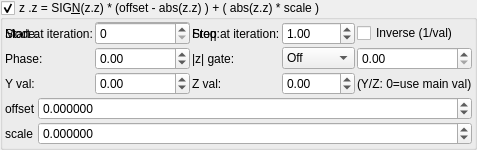
    <widget class="MyGroupBox" name="groupCheck_transf_function_enabledE_false">
     <property name="title">
      <string>z .z = SIG&amp;N(z.z) * (offset - abs(z.z) ) + ( abs(z.z) * scale )</string>
     </property>
     <property name="checkable">
      <bool>true</bool>
     </property>
     <layout class="QVBoxLayout" name="verticalLayout_12" stretch="0,0">
      <property name="spacing">
       <number>2</number>
      </property>
      <property name="leftMargin">
       <number>2</number>
      </property>
      <property name="topMargin">
       <number>2</number>
      </property>
      <property name="rightMargin">
       <number>2</number>
      </property>
      <property name="bottomMargin">
       <number>2</number>
      </property>
      <item>
       <layout class="QGridLayout" name="gridLayout_63">
        <property name="spacing">
         <number>2</number>
        </property>
        <item row="1" column="3">
         <widget class="MySpinBox" name="spinboxInt_transf_stop_iterations_E">
          <property name="sizePolicy">
           <sizepolicy hsizetype="Minimum" vsizetype="Maximum">
            <horstretch>0</horstretch>
            <verstretch>0</verstretch>
           </sizepolicy>
          </property>
          <property name="maximum">
           <number>999</number>
          </property>
         </widget>
        </item>
      <item row="1" column="0">
       <widget class="QLabel"><property name="text"><string>Mode:</string></property></widget>
      </item>
      <item row="1" column="1">
       <widget class="MyComboBox" name="comboBox_transf_multiplier_value_mode_4">
        <item><property name="text"><string notr="true">Constant</string></property></item>
        <item><property name="text"><string notr="true">Sine</string></property></item>
        <item><property name="text"><string notr="true">Ramp</string></property></item>
        <item><property name="text"><string notr="true">Exponential</string></property></item>
        <item><property name="text"><string notr="true">Triangle</string></property></item>
        <item><property name="text"><string notr="true">Square</string></property></item>
        <item><property name="text"><string notr="true">Smoothstep</string></property></item>
        <item><property name="text"><string notr="true">Noise</string></property></item>
        <item><property name="text"><string notr="true">Ping-pong</string></property></item>
        <item><property name="text"><string notr="true">Stepped</string></property></item>
       </widget>
      </item>
      <item row="1" column="2">
       <widget class="QLabel"><property name="text"><string>Freq:</string></property></widget>
      </item>
      <item row="1" column="3">
       <widget class="MyDoubleSpinBox" name="spinbox_transf_multiplier_frequency_4">
        <property name="minimum"><double>0.01</double></property><property name="maximum"><double>100.0</double></property>
        <property name="singleStep"><double>0.1</double></property><property name="value"><double>1.0</double></property>
       </widget>
      </item>
      <item row="1" column="4" colspan="2">
       <widget class="MyCheckBox" name="checkBox_transf_multiplier_inverse_4">
        <property name="text"><string>Inverse (1/val)</string></property>
       </widget>
      </item>
      <item row="2" column="0">
       <widget class="QLabel"><property name="text"><string>Phase:</string></property></widget>
      </item>
      <item row="2" column="1">
       <widget class="MyDoubleSpinBox" name="spinbox_transf_multiplier_phase_4">
        <property name="minimum"><double>-10.0</double></property><property name="maximum"><double>10.0</double></property>
        <property name="singleStep"><double>0.1</double></property><property name="value"><double>0.0</double></property>
       </widget>
      </item>
      <item row="2" column="2">
       <widget class="QLabel"><property name="text"><string>|z| gate:</string></property></widget>
      </item>
      <item row="2" column="3">
       <widget class="MyComboBox" name="comboBox_transf_multiplier_threshold_mode_4">
        <item><property name="text"><string notr="true">Off</string></property></item>
        <item><property name="text"><string notr="true">&gt; thresh</string></property></item>
        <item><property name="text"><string notr="true">&lt; thresh</string></property></item>
       </widget>
      </item>
      <item row="2" column="4" colspan="2">
       <widget class="MyDoubleSpinBox" name="spinbox_transf_multiplier_threshold_4">
        <property name="minimum"><double>0.0</double></property><property name="maximum"><double>1000.0</double></property>
        <property name="singleStep"><double>0.1</double></property><property name="value"><double>0.0</double></property>
       </widget>
      </item>
      <item row="3" column="0">
       <widget class="QLabel"><property name="text"><string>Y val:</string></property></widget>
      </item>
      <item row="3" column="1">
       <widget class="MyDoubleSpinBox" name="spinbox_transf_multiplier_scale_y_4">
        <property name="minimum"><double>-100.0</double></property><property name="maximum"><double>100.0</double></property>
        <property name="singleStep"><double>0.01</double></property><property name="value"><double>0.0</double></property>
       </widget>
      </item>
      <item row="3" column="2">
       <widget class="QLabel"><property name="text"><string>Z val:</string></property></widget>
      </item>
      <item row="3" column="3">
       <widget class="MyDoubleSpinBox" name="spinbox_transf_multiplier_scale_z_4">
        <property name="minimum"><double>-100.0</double></property><property name="maximum"><double>100.0</double></property>
        <property name="singleStep"><double>0.01</double></property><property name="value"><double>0.0</double></property>
       </widget>
      </item>
      <item row="3" column="4" colspan="2">
       <widget class="QLabel"><property name="text"><string notr="true">(Y/Z: 0=use main val)</string></property></widget>
      </item>
        <item row="1" column="1">
         <widget class="MySpinBox" name="spinboxInt_transf_start_iterations_E">
          <property name="sizePolicy">
           <sizepolicy hsizetype="Minimum" vsizetype="Maximum">
            <horstretch>0</horstretch>
            <verstretch>0</verstretch>
           </sizepolicy>
          </property>
          <property name="maximum">
           <number>999</number>
          </property>
         </widget>
        </item>
        <item row="1" column="0">
         <widget class="QLabel" name="label_249">
          <property name="text">
           <string>Start at iteration:</string>
          </property>
         </widget>
        </item>
        <item row="1" column="2">
         <widget class="QLabel" name="label_248">
          <property name="text">
           <string>Stop at iteration:</string>
          </property>
         </widget>
        </item>
       </layout>
      </item>
      <item>
       <layout class="QGridLayout" name="gridLayout_82" columnstretch="0,1,0">
        <property name="spacing">
         <number>2</number>
        </property>
        <item row="3" column="0">
         <widget class="QLabel" name="label_261">
          <property name="text">
           <string>scale</string>
          </property>
         </widget>
        </item>
        <item row="3" column="1" colspan="2">
         <widget class="MyDoubleSpinBox" name="spinbox_transf_scale_0">
          <property name="sizePolicy">
           <sizepolicy hsizetype="Minimum" vsizetype="Maximum">
            <horstretch>0</horstretch>
            <verstretch>0</verstretch>
           </sizepolicy>
          </property>
          <property name="prefix">
           <string/>
          </property>
          <property name="suffix">
           <string/>
          </property>
          <property name="decimals">
           <number>6</number>
          </property>
          <property name="minimum">
           <double>-99.989999999999995</double>
          </property>
          <property name="maximum">
           <double>99.989999999999995</double>
          </property>
          <property name="singleStep">
           <double>0.100000000000000</double>
          </property>
         </widget>
        </item>
        <item row="2" column="0">
         <widget class="QLabel" name="label_262">
          <property name="text">
           <string>offset</string>
          </property>
         </widget>
        </item>
        <item row="2" column="1" colspan="2">
         <widget class="MyDoubleSpinBox" name="spinbox_transf_offset_1">
          <property name="sizePolicy">
           <sizepolicy hsizetype="Minimum" vsizetype="Maximum">
            <horstretch>0</horstretch>
            <verstretch>0</verstretch>
           </sizepolicy>
          </property>
          <property name="prefix">
           <string/>
          </property>
          <property name="suffix">
           <string/>
          </property>
          <property name="decimals">
           <number>6</number>
          </property>
          <property name="minimum">
           <double>-99.989999999999995</double>
          </property>
          <property name="maximum">
           <double>99.989999999999995</double>
          </property>
          <property name="singleStep">
           <double>0.100000000000000</double>
          </property>
         </widget>
        </item>
       </layout>
      </item>
     </layout>
    </widget>
